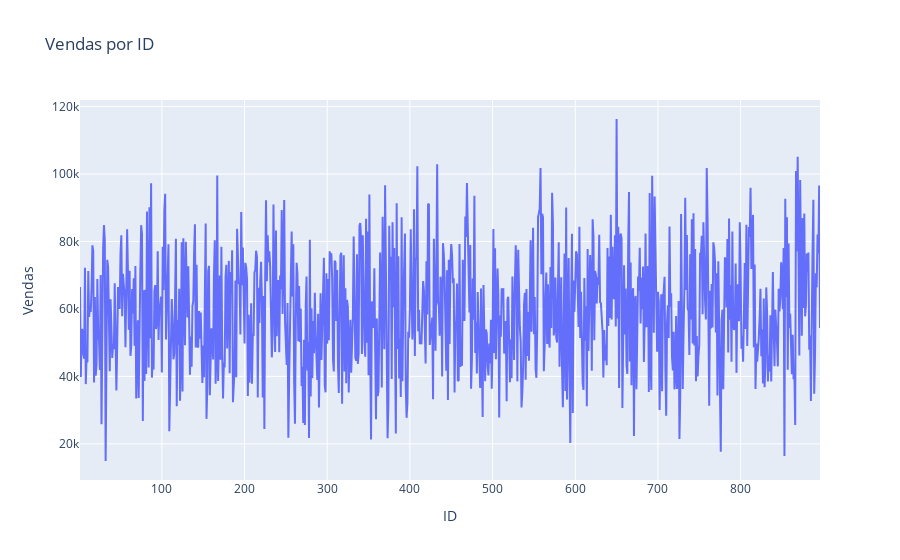

Notebook code for this chart:
### Code cell
# gráfico 1
fig = px.line(df, x='ID', y='Vendas', title='Vendas por ID')
fig.show()

### Figure 1 — Plotly figure (JSON) as saved in the notebook; plotly's stock layout.template omitted (floating-point values rounded to 4 significant figures; data arrays with more than 128 entries replaced by an {"elided": "..."} marker saying what was removed)
{"data": [{"hovertemplate": "ID=%{x}<br>Vendas=%{y}<extra></extra>", "legendgroup": "", "line": {"color": "#636efa", "dash": "solid"}, "marker": {"symbol": "circle"}, "mode": "lines", "name": "", "orientation": "v", "showlegend": false, "type": "scatter", "x": {"elided": "896 int values"}, "xaxis": "x", "y": {"elided": "896 int values"}, "yaxis": "y"}], "layout": {"legend": {"tracegroupgap": 0}, "title": {"text": "Vendas por ID"}, "xaxis": {"anchor": "y", "domain": [0, 1], "title": {"text": "ID"}}, "yaxis": {"anchor": "x", "domain": [0, 1], "title": {"text": "Vendas"}}}}
